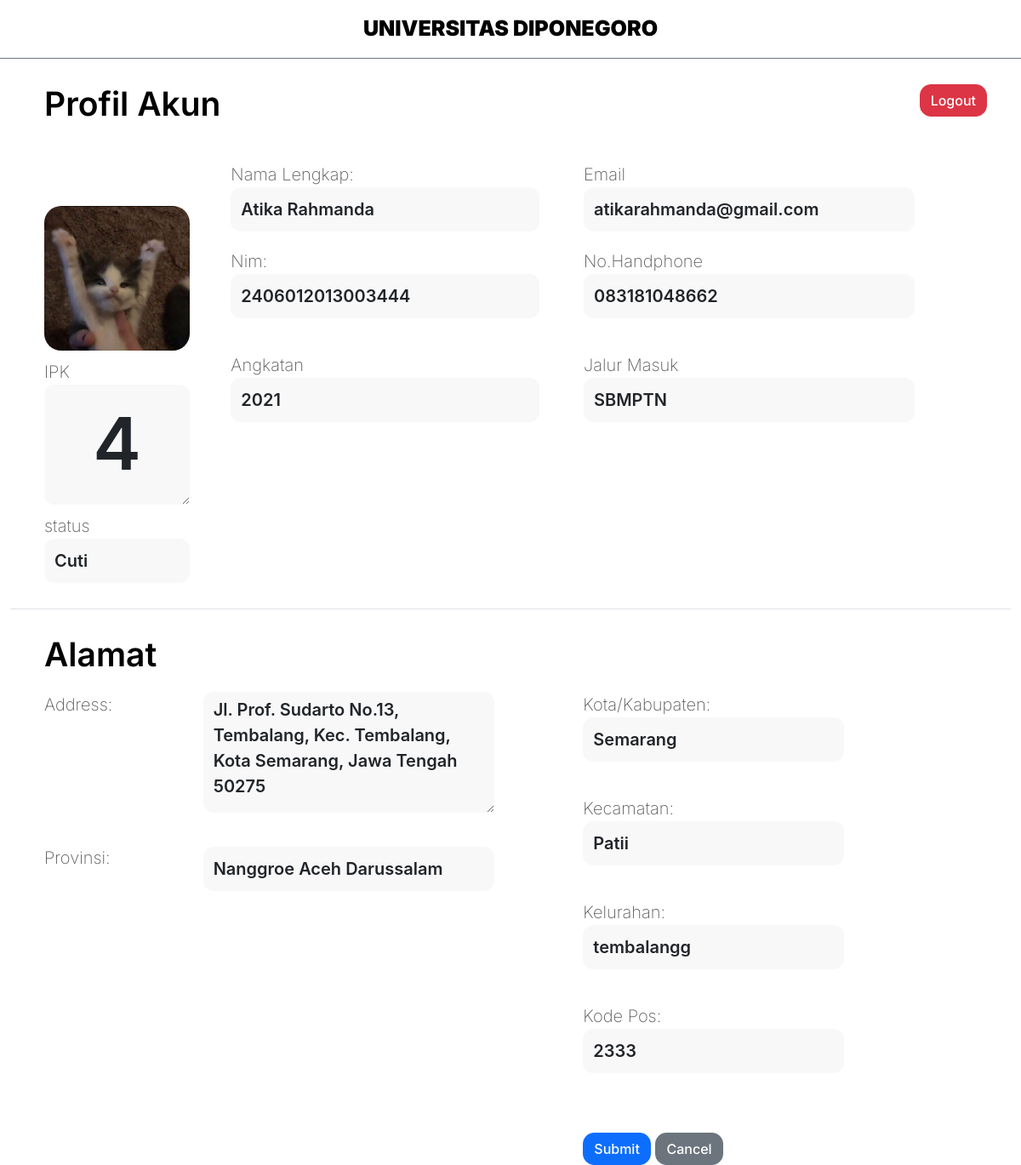
/edit5.php?nim=2406012013003444, run on an earlier commit of the app's database.
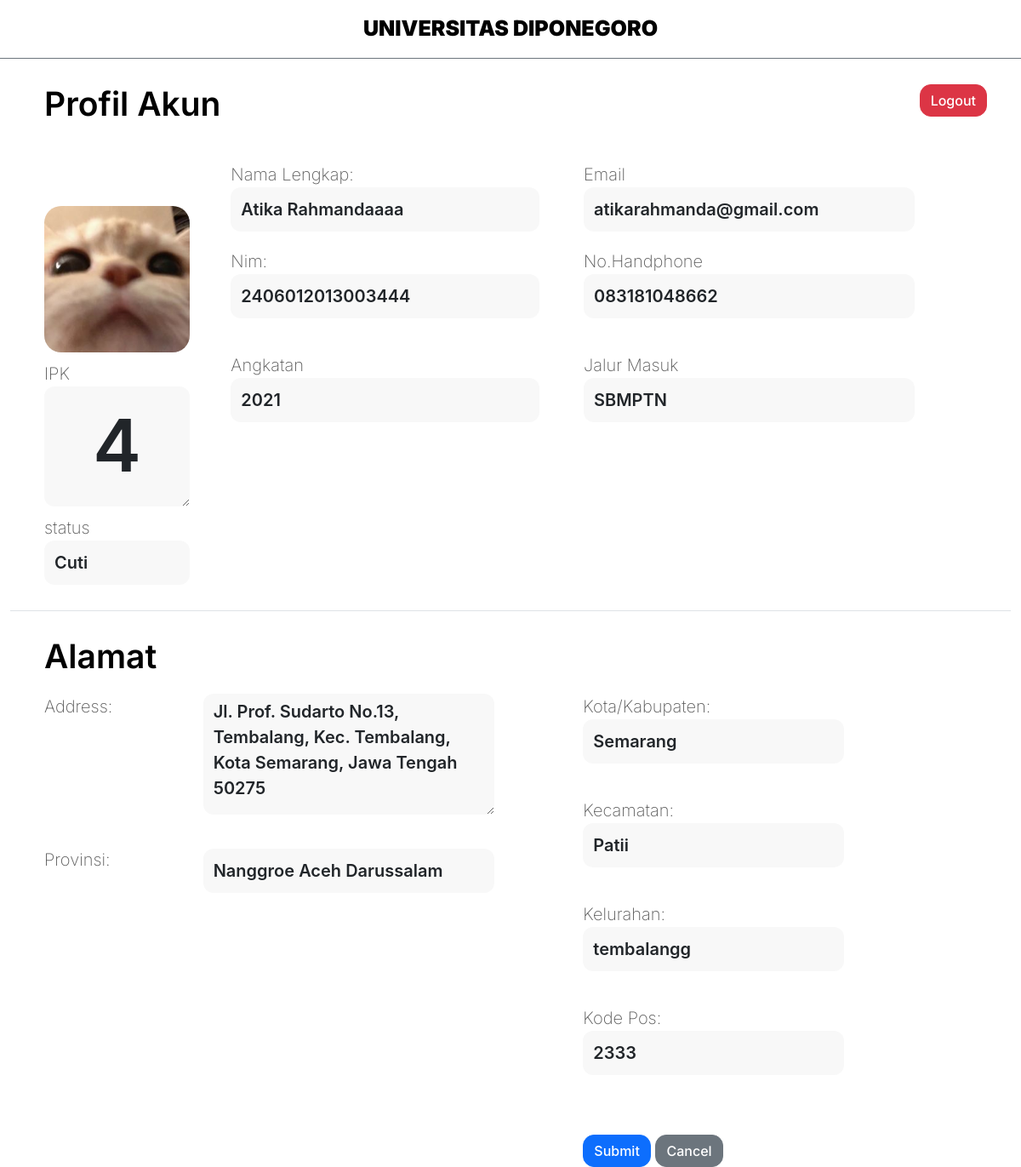
And on a later commit of the database.
### tables this page shows
CREATE TABLE `mahasiswa` (
  `nim` varchar(20) NOT NULL,
  `nama` varchar(50) NOT NULL,
  `email` varchar(50) NOT NULL,
  `status_mahasiswa` varchar(10) NOT NULL,
  `alamat` varchar(200) NOT NULL,
  `no_hp` varchar(15) NOT NULL,
  `angkatan` varchar(4) NOT NULL,
  `jalur_masuk` varchar(10) NOT NULL,
  `foto` varchar(100) NOT NULL,
  `ipk` int(5) NOT NULL,
  `email_dosenwali` varchar(100) NOT NULL,
  `email_dosenpkl` varchar(100) NOT NULL,
  `email_dosenskripsi` varchar(100) NOT NULL,
  `kelurahan_id` varchar(100) NOT NULL,
  `irs_id` varchar(20) NOT NULL,
  `khs_id` varchar(20) NOT NULL,
  `pkl_id` varchar(20) NOT NULL,
  `skripsi_id` varchar(20) NOT NULL
);

CREATE TABLE `provinsi` (
  `kode_provinsi` varchar(10) NOT NULL,
  `nama_provinsi` varchar(100) NOT NULL
);

CREATE TABLE `kota_kab` (
  `kode_kotakab` varchar(10) NOT NULL,
  `nama_kotakab` varchar(30) NOT NULL,
  `kode_provinsi` varchar(10) NOT NULL
);

CREATE TABLE `kecamatan` (
  `kecamatan_id` varchar(100) NOT NULL,
  `kecamatan` varchar(100) NOT NULL,
  `kode_kotakab` varchar(100) NOT NULL
);

CREATE TABLE `kelurahan` (
  `kelurahan_id` varchar(100) NOT NULL,
  `kecamatan_id` varchar(100) NOT NULL,
  `kelurahan` varchar(100) NOT NULL,
  `kode_pos` int(11) NOT NULL
);

### edit5.php (the view, shortened to what the changed rows need)
<?php
require_once('db_login.php');
$nim = $_GET['nim'];
if (!isset($_POST["submit"])) {
    $query = "SELECT * FROM mahasiswa
    join kelurahan on mahasiswa.kelurahan_id = kelurahan.kelurahan_id
    join kecamatan on kelurahan.kecamatan_id = kecamatan.kecamatan_id
    join kota_kab on kecamatan.kode_kotakab = kota_kab.kode_kotakab
    join provinsi on kota_kab.kode_provinsi = provinsi.kode_provinsi
    WHERE nim=".$nim." ";
    $result = $db->query($query);
    if (!$result) {
        die ("Could not query the database: <br />". $db->error);
    } else {
        while ($row = $result->fetch_object()) {
            $nama = $row->nama;
            $nim = $row->nim;
            $email = $row->email;
            $no_hp = $row->no_hp;
            $ipk = $row->ipk;
            $foto = $row->foto;
            $jalur_masuk = $row->jalur_masuk;
            $angkatan = $row->angkatan;
            $status_mahasiswa = $row->status_mahasiswa;
            $alamat = $row->alamat;
            $kelurahan = $row->kelurahan;
            $kecamatan = $row->kecamatan;
            $nama_kotakab = $row ->nama_kotakab;
            $nama_provinsi = $row ->nama_provinsi;
            $kode_pos = $row->kode_pos;
        }
    }
}
?>
<div class="container">
        <div class="col">
        <div class="roq">
            <div class="batas">
                <h1>Profil Akun</h1>
            </div>
        </div>
        <div class="">
            <div class="row "style=" font-size: 20px;font-weight: 200; padding-left: 40px; padding-top: 20px; padding-bottom: 30px;" >
                <div class="col-2">
                    <form method="POST" autocomplete="on" action="">
                    <img src="img/<?php echo $foto ?>" class="darwin " alt="" height="200px" width="200px" style="border-radius: 20px">
                    <div class="col" style="margin-top: 10px;margin-bottom: 10px;">
                        <label for="status">IPK</label>
                        <textarea class="form-control" id="ipk" name="ipk" rows="1" cols="10" style="font-size: 85px;text-align: center;min-height: calc(1.5em + (.75rem + 2px));"><?php echo $ipk;?></textarea>
                    </div>
                    <div class="col">
                        <label for="status">status</label>
                        <select name="status_mahasiswa" id="status_mahasiswa" class="form-control" required>
                            <option value="cuti" <?php if (isset($status_mahasiswa) && $status_mahasiswa=="cuti") echo 'selected="true"'; ?>>Cuti</option>
                        </select>
                    </div>
                </div>
                <div class="col-4">
					<div class="col" style="margin-top: 25px;margin-bottom: 10px;">
                        <label for="nama">Nama Lengkap:</label>
                        <input type="text" class="form-control" id="nama" name="nama" value="<?php echo $nama; ?>">
                    </div>
                    <div class="form-group">
                        <label for="nim">Nim:</label>
                        <input type="text" class="form-control" id="nim" name="nim" value="<?php echo $nim; ?>">
                    </div>
                    <div class="form-group">
                        <label for="angkatan">Angkatan</label>
                        <input type="text" class="form-control" id="angkatan" name="angkatan" value="<?php echo $angkatan; ?>">
                    </div>
                </div>
                <div class="col-5" style="padding-left: 40px;">
                    <div class="col" style="margin-top: 25px;margin-bottom: 10px;">
                        <label for="email">Email</label>
                        <input type="text" class="form-control" id="email" name="email" value="<?php echo $email; ?>">
					</div>
                    <div class="form-group">
                        <label for="nohandphone">No.Handphone</label>
                        <input type="text" class="form-control" id="no_hp" name="no_hp" value="<?php echo $no_hp; ?>">
                    </div>
                    <div class="form-group">
                        <label for="Jalur_masuk">Jalur Masuk</label>
                        <input type="text" class="form-control" id="jalur_masuk" name="jalur_masuk" value="<?php echo $jalur_masuk; ?>">
                    </div>
                </div>
            </div>
            </div>
            <div class="col-10">
                <div class="roq">
                    <div class="batas">
                        <h1>Alamat</h1>
                    </div>
                </div>
                <div class="">
                    <div class="row "style=" font-size: 20px;font-weight: 200; padding-left: 40px;" >
                        <div class="col-5">
                        <div class="form-group">
                            <textarea class="form-control" id="alamat" name="alamat" rows="5" ><?php echo $alamat;?></textarea>
                        </div>
                        <div class="form-group">
                            <input type="text" class="form-control" id="nama_provinsi" name="nama_provinsi" value="<?php echo $nama_provinsi; ?>">
                        </div>
                        </div>
                <div class="col-sm offset-1">
                            <div class="form-group">
                                <label for="address">Kota/Kabupaten:</label>
                                <input type="text" class="form-control" id="nama_kotakab" name="nama_kotakab" value="<?php echo $nama_kotakab; ?>">
                            </div>
                            <div class="form-group">
                                <label for="address">Kecamatan:</label>
                                <input type="text" class="form-control" id="kecamatan" name="kecamatan" value="<?php echo $kecamatan; ?>">
                            </div>
                            <div class="form-group">
                                <label for="address">Kelurahan:</label>
                                <input type="text" class="form-control" id="kelurahan" name="kelurahan" value="<?php echo $kelurahan; ?>">
                            </div>
                            <div class="form-group">
                                <label for="address">Kode Pos:</label>
                                <input type="text" class="form-control" id="kode_pos" name="kode_pos" value="<?php echo $kode_pos; ?>">
                            </div>
                        <br>
            </div>
        </div>
    </div>

What changed in the data, as far as the page shows it:
changed mahasiswa "Cuti": foto: a different picture; nama "Atika Rahmanda" → "Atika Rahmandaaaa"
